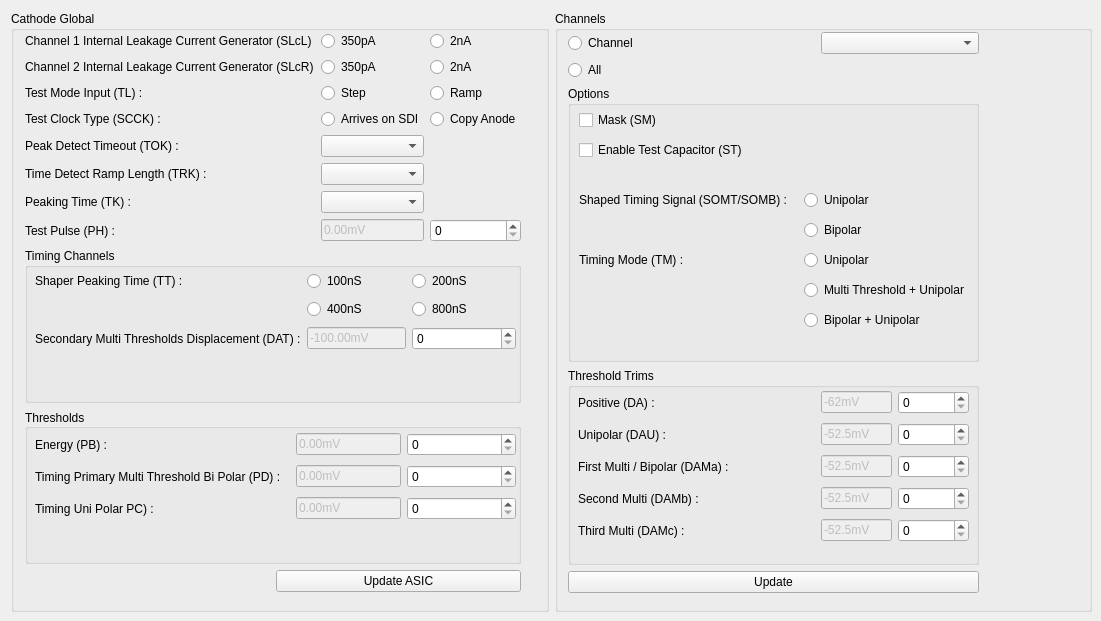
        <widget class="QWidget" name="ASICCathodeTab">
         <attribute name="title">
          <string>Cathode</string>
         </attribute>
         <widget class="QWidget" name="layoutWidget32">
          <property name="geometry">
           <rect>
            <x>11</x>
            <y>11</y>
            <width>1081</width>
            <height>601</height>
           </rect>
          </property>
          <layout class="QGridLayout" name="gridLayout_47">
           <item row="0" column="0">
            <widget class="QGroupBox" name="cathodeGlobalGroup">
             <property name="title">
              <string>Cathode Global</string>
             </property>
             <widget class="QWidget" name="layoutWidget87">
              <property name="geometry">
               <rect>
                <x>14</x>
                <y>20</y>
                <width>496</width>
                <height>561</height>
               </rect>
              </property>
              <layout class="QGridLayout" name="gridLayout_39" rowstretch="40,25,25,10">
               <item row="3" column="1">
                <widget class="QPushButton" name="cathode_UpdateASICButton">
                 <property name="text">
                  <string>Update ASIC</string>
                 </property>
                </widget>
               </item>
               <item row="0" column="0" colspan="2">
                <layout class="QGridLayout" name="gridLayout_8" columnstretch="30,15,15">
                 <item row="0" column="0">
                  <widget class="QLabel" name="cathodeChnl1InternalLeakageGenLab">
                   <property name="text">
                    <string>Channel 1 Internal Leakage Current Generator (SLcL) :</string>
                   </property>
                   <property name="alignment">
                    <set>Qt::AlignLeading|Qt::AlignLeft|Qt::AlignVCenter</set>
                   </property>
                  </widget>
                 </item>
                 <item row="0" column="1">
                  <widget class="QRadioButton" name="cathChnl1InternalLeak_350p_radio">
                   <property name="text">
                    <string>350pA</string>
                   </property>
                   <attribute name="buttonGroup">
                    <string notr="true">ASICCathChnl1InternalLeakageBtnGroup</string>
                   </attribute>
                  </widget>
                 </item>
                 <item row="0" column="2">
                  <widget class="QRadioButton" name="cathChnl1InternalLeak_2nA_radio">
                   <property name="text">
                    <string>2nA</string>
                   </property>
                   <attribute name="buttonGroup">
                    <string notr="true">ASICCathChnl1InternalLeakageBtnGroup</string>
                   </attribute>
                  </widget>
                 </item>
                 <item row="1" column="0">
                  <widget class="QLabel" name="cathodeChnl2InternalLeakageCurrentGenLab">
                   <property name="text">
                    <string>Channel 2 Internal Leakage Current Generator (SLcR) :</string>
                   </property>
                   <property name="alignment">
                    <set>Qt::AlignLeading|Qt::AlignLeft|Qt::AlignVCenter</set>
                   </property>
                  </widget>
                 </item>
                 <item row="1" column="1">
                  <widget class="QRadioButton" name="cathChnl2InternalLeak_350p_radio">
                   <property name="text">
                    <string>350pA</string>
                   </property>
                   <attribute name="buttonGroup">
                    <string notr="true">ASICCathChnl2InternalLeakageBtnGroup</string>
                   </attribute>
                  </widget>
                 </item>
                 <item row="1" column="2">
                  <widget class="QRadioButton" name="cathChnl2InternalLeak_2nA_radio">
                   <property name="text">
                    <string>2nA</string>
                   </property>
                   <attribute name="buttonGroup">
                    <string notr="true">ASICCathChnl2InternalLeakageBtnGroup</string>
                   </attribute>
                  </widget>
                 </item>
                 <item row="2" column="0">
                  <widget class="QLabel" name="label_5">
                   <property name="text">
                    <string>Test Mode Input (TL) :</string>
                   </property>
                   <property name="alignment">
                    <set>Qt::AlignLeading|Qt::AlignLeft|Qt::AlignVCenter</set>
                   </property>
                  </widget>
                 </item>
                 <item row="2" column="1">
                  <widget class="QRadioButton" name="cathTestMode_stepradio">
                   <property name="text">
                    <string>Step</string>
                   </property>
                   <attribute name="buttonGroup">
                    <string notr="true">ASICCathTestModeBtnGroup</string>
                   </attribute>
                  </widget>
                 </item>
                 <item row="2" column="2">
                  <widget class="QRadioButton" name="cathTestMode_rampradio">
                   <property name="text">
                    <string>Ramp</string>
                   </property>
                   <attribute name="buttonGroup">
                    <string notr="true">ASICCathTestModeBtnGroup</string>
                   </attribute>
                  </widget>
                 </item>
                 <item row="3" column="0">
                  <widget class="QLabel" name="cathodeTestClockTypeLab">
                   <property name="text">
                    <string>Test Clock Type (SCCK) :</string>
                   </property>
                   <property name="alignment">
                    <set>Qt::AlignLeading|Qt::AlignLeft|Qt::AlignVCenter</set>
                   </property>
                  </widget>
                 </item>
                 <item row="3" column="1">
                  <widget class="QRadioButton" name="cathTestClock_SDI">
                   <property name="text">
                    <string>Arrives on SDI</string>
                   </property>
                   <attribute name="buttonGroup">
                    <string notr="true">ASICCathodeTestClockTypeBtnGroup</string>
                   </attribute>
                  </widget>
                 </item>
                 <item row="3" column="2">
                  <widget class="QRadioButton" name="cathTestClock_AnodeCopy">
                   <property name="text">
                    <string>Copy Anode</string>
                   </property>
                   <attribute name="buttonGroup">
                    <string notr="true">ASICCathodeTestClockTypeBtnGroup</string>
                   </attribute>
                  </widget>
                 </item>
                 <item row="4" column="0">
                  <widget class="QLabel" name="cathodePeakDetectTimeoutLab_2">
                   <property name="text">
                    <string>Peak Detect Timeout (TOK) :</string>
                   </property>
                   <property name="alignment">
                    <set>Qt::AlignLeading|Qt::AlignLeft|Qt::AlignVCenter</set>
                   </property>
                  </widget>
                 </item>
                 <item row="4" column="1">
                  <widget class="QComboBox" name="cathodePeakDetectTimeoutCombo"/>
                 </item>
                 <item row="5" column="0">
                  <widget class="QLabel" name="cathodeTimeDetectRampLengthLab_2">
                   <property name="text">
                    <string>Time Detect Ramp Length (TRK) :</string>
                   </property>
                   <property name="alignment">
                    <set>Qt::AlignLeading|Qt::AlignLeft|Qt::AlignVCenter</set>
                   </property>
                  </widget>
                 </item>
                 <item row="5" column="1">
                  <widget class="QComboBox" name="cathodeTimeDetectRampLengthCombo"/>
                 </item>
                 <item row="6" column="0">
                  <widget class="QLabel" name="cathodePeakingTimeLab_2">
                   <property name="text">
                    <string>Peaking Time (TK) :</string>
                   </property>
                   <property name="alignment">
                    <set>Qt::AlignLeading|Qt::AlignLeft|Qt::AlignVCenter</set>
                   </property>
                  </widget>
                 </item>
                 <item row="6" column="1">
                  <widget class="QComboBox" name="cathodePeakingTimeCombo"/>
                 </item>
                 <item row="7" column="0">
                  <widget class="QLabel" name="cathodeTestPulseLab_2">
                   <property name="text">
                    <string>Test Pulse (PH) :</string>
                   </property>
                   <property name="alignment">
                    <set>Qt::AlignLeading|Qt::AlignLeft|Qt::AlignVCenter</set>
                   </property>
                  </widget>
                 </item>
                 <item row="7" column="1">
                  <widget class="QLineEdit" name="cathodeTestPulseValEdit">
                   <property name="enabled">
                    <bool>false</bool>
                   </property>
                   <property name="text">
                    <string>0.00mV</string>
                   </property>
                  </widget>
                 </item>
                 <item row="7" column="2">
                  <widget class="QSpinBox" name="cathodeTestPulseSpinner">
                   <property name="maximum">
                    <number>1023</number>
                   </property>
                  </widget>
                 </item>
                </layout>
               </item>
               <item row="2" column="0" colspan="2">
                <widget class="QGroupBox" name="cathodeThresholdsGroup">
                 <property name="title">
                  <string>Thresholds</string>
                 </property>
                 <property name="alignment">
                  <set>Qt::AlignJustify|Qt::AlignVCenter</set>
                 </property>
                 <widget class="QWidget" name="layoutWidget82">
                  <property name="geometry">
                   <rect>
                    <x>10</x>
                    <y>21</y>
                    <width>481</width>
                    <height>95</height>
                   </rect>
                  </property>
                  <layout class="QGridLayout" name="gridLayout_45" columnstretch="56,23,24">
                   <item row="0" column="0">
                    <widget class="QLabel" name="cathodeEnergyThresholdLab">
                     <property name="text">
                      <string>Energy (PB) :</string>
                     </property>
                     <property name="alignment">
                      <set>Qt::AlignLeading|Qt::AlignLeft|Qt::AlignVCenter</set>
                     </property>
                    </widget>
                   </item>
                   <item row="0" column="1">
                    <widget class="QLineEdit" name="cathodeEnergyThreshValEdit">
                     <property name="enabled">
                      <bool>false</bool>
                     </property>
                     <property name="text">
                      <string>0.00mV</string>
                     </property>
                    </widget>
                   </item>
                   <item row="0" column="2">
                    <widget class="QSpinBox" name="cathodeEnergyThreshSpinner">
                     <property name="maximum">
                      <number>1023</number>
                     </property>
                    </widget>
                   </item>
                   <item row="1" column="0">
                    <widget class="QLabel" name="cathodeTimingPrimaryLab">
                     <property name="text">
                      <string>Timing Primary Multi Threshold Bi Polar (PD) :</string>
                     </property>
                     <property name="alignment">
                      <set>Qt::AlignLeading|Qt::AlignLeft|Qt::AlignVCenter</set>
                     </property>
                    </widget>
                   </item>
                   <item row="1" column="1">
                    <widget class="QLineEdit" name="cathodeTimingPrimaryThreshValEdit">
                     <property name="enabled">
                      <bool>false</bool>
                     </property>
                     <property name="text">
                      <string>0.00mV</string>
                     </property>
                    </widget>
                   </item>
                   <item row="1" column="2">
                    <widget class="QSpinBox" name="cathodeTimingPrimaryThreshSpinner">
                     <property name="maximum">
                      <number>1023</number>
                     </property>
                    </widget>
                   </item>
                   <item row="2" column="0">
                    <widget class="QLabel" name="cathodeTimingUniPolarLab">
                     <property name="text">
                      <string>Timing Uni Polar PC) :</string>
                     </property>
                     <property name="alignment">
                      <set>Qt::AlignLeading|Qt::AlignLeft|Qt::AlignVCenter</set>
                     </property>
                    </widget>
                   </item>
                   <item row="2" column="1">
                    <widget class="QLineEdit" name="cathodeTimingUnipolarThreshValEdit">
                     <property name="enabled">
                      <bool>false</bool>
                     </property>
                     <property name="text">
                      <string>0.00mV</string>
                     </property>
                    </widget>
                   </item>
                   <item row="2" column="2">
                    <widget class="QSpinBox" name="cathodeTimingUnipolarThreshSpinner">
                     <property name="maximum">
                      <number>1023</number>
                     </property>
                    </widget>
                   </item>
                  </layout>
                 </widget>
                </widget>
               </item>
               <item row="1" column="0" colspan="2">
                <widget class="QGroupBox" name="cathodeTimingChannelsGroup">
                 <property name="title">
                  <string>Timing Channels</string>
                 </property>
                 <widget class="QWidget" name="layoutWidget86">
                  <property name="geometry">
                   <rect>
                    <x>10</x>
                    <y>21</y>
                    <width>481</width>
                    <height>85</height>
                   </rect>
                  </property>
                  <layout class="QGridLayout" name="gridLayout_9" columnstretch="56,23,24">
                   <item row="0" column="0">
                    <widget class="QLabel" name="timingChannelsShaperPeakTimeLab">
                     <property name="text">
                      <string>Shaper Peaking Time (TT) :</string>
                     </property>
                     <property name="alignment">
                      <set>Qt::AlignLeading|Qt::AlignLeft|Qt::AlignVCenter</set>
                     </property>
                    </widget>
                   </item>
                   <item row="0" column="1">
                    <widget class="QRadioButton" name="shaperPeakingTime_100_radio">
                     <property name="text">
                      <string>100nS</string>
                     </property>
                     <attribute name="buttonGroup">
                      <string notr="true">ASICCathShaperPeakingBtnGroup</string>
                     </attribute>
                    </widget>
                   </item>
                   <item row="0" column="2">
                    <widget class="QRadioButton" name="shaperPeakingTime_200_radio">
                     <property name="text">
                      <string>200nS</string>
                     </property>
                     <attribute name="buttonGroup">
                      <string notr="true">ASICCathShaperPeakingBtnGroup</string>
                     </attribute>
                    </widget>
                   </item>
                   <item row="1" column="1">
                    <widget class="QRadioButton" name="shaperPeakingTime_400_radio">
                     <property name="text">
                      <string>400nS</string>
                     </property>
                     <attribute name="buttonGroup">
                      <string notr="true">ASICCathShaperPeakingBtnGroup</string>
                     </attribute>
                    </widget>
                   </item>
                   <item row="1" column="2">
                    <widget class="QRadioButton" name="shaperPeakingTime_800_radio">
                     <property name="text">
                      <string>800nS</string>
                     </property>
                     <attribute name="buttonGroup">
                      <string notr="true">ASICCathShaperPeakingBtnGroup</string>
                     </attribute>
                    </widget>
                   </item>
                   <item row="2" column="0">
                    <widget class="QLabel" name="secondaryMultiThreshDispLab">
                     <property name="text">
                      <string>Secondary Multi Thresholds Displacement (DAT) :</string>
                     </property>
                     <property name="alignment">
                      <set>Qt::AlignLeading|Qt::AlignLeft|Qt::AlignVCenter</set>
                     </property>
                    </widget>
                   </item>
                   <item row="2" column="1">
                    <widget class="QLineEdit" name="secondaryMultiThreshDispValEdit">
                     <property name="enabled">
                      <bool>false</bool>
                     </property>
                     <property name="text">
                      <string>-100.00mV</string>
                     </property>
                    </widget>
                   </item>
                   <item row="2" column="2">
                    <widget class="QSpinBox" name="secondaryMultiThreshDispSpinner">
                     <property name="maximum">
                      <number>15</number>
                     </property>
                    </widget>
                   </item>
                  </layout>
                 </widget>
                </widget>
               </item>
              </layout>
             </widget>
            </widget>
           </item>
           <item row="0" column="1">
            <widget class="QGroupBox" name="cathodeChannelsGroup">
             <property name="title">
              <string>Channels</string>
             </property>
             <widget class="QWidget" name="layoutWidget101">
              <property name="geometry">
               <rect>
                <x>13</x>
                <y>21</y>
                <width>411</width>
                <height>561</height>
               </rect>
              </property>
              <layout class="QGridLayout" name="gridLayout_46" rowstretch="10,35,25,10">
               <item row="0" column="0">
                <layout class="QGridLayout" name="gridLayout_31" columnstretch="61,39">
                 <item row="0" column="0">
                  <widget class="QRadioButton" name="individualCathodeRadio">
                   <property name="text">
                    <string>Channel</string>
                   </property>
                  </widget>
                 </item>
                 <item row="0" column="1">
                  <widget class="QComboBox" name="cathodeChannelNoCombo"/>
                 </item>
                 <item row="1" column="0">
                  <widget class="QRadioButton" name="allCathodesRadio">
                   <property name="text">
                    <string>All</string>
                   </property>
                  </widget>
                 </item>
                </layout>
               </item>
               <item row="1" column="0">
                <widget class="QGroupBox" name="cathodeChannelOptGroup">
                 <property name="title">
                  <string>Options</string>
                 </property>
                 <widget class="QWidget" name="layoutWidget18">
                  <property name="geometry">
                   <rect>
                    <x>11</x>
                    <y>20</y>
                    <width>391</width>
                    <height>231</height>
                   </rect>
                  </property>
                  <layout class="QGridLayout" name="gridLayout_25" columnstretch="56,0">
                   <item row="6" column="1">
                    <widget class="QRadioButton" name="cathodeTimingModeUnipolar_radio">
                     <property name="text">
                      <string>Unipolar</string>
                     </property>
                     <attribute name="buttonGroup">
                      <string notr="true">ASICCathodeTimingModeBtnGroup</string>
                     </attribute>
                    </widget>
                   </item>
                   <item row="0" column="0">
                    <widget class="QCheckBox" name="cathodeChannelMaskCheck">
                     <property name="text">
                      <string>Mask (SM)</string>
                     </property>
                    </widget>
                   </item>
                   <item row="7" column="1">
                    <widget class="QRadioButton" name="cathodeTimingModeMultiUnipolar_radio">
                     <property name="text">
                      <string>Multi Threshold + Unipolar</string>
                     </property>
                     <attribute name="buttonGroup">
                      <string notr="true">ASICCathodeTimingModeBtnGroup</string>
                     </attribute>
                    </widget>
                   </item>
                   <item row="4" column="1">
                    <widget class="QRadioButton" name="cathodeShapedTimingSignalUnipolar_radio">
                     <property name="text">
                      <string>Unipolar</string>
                     </property>
                     <attribute name="buttonGroup">
                      <string notr="true">ASICCathChannelShapedSignalBtnGroup</string>
                     </attribute>
                    </widget>
                   </item>
                   <item row="6" column="0">
                    <widget class="QLabel" name="cathodeChnlTimingModeLab">
                     <property name="text">
                      <string>Timing Mode (TM) :</string>
                     </property>
                     <property name="alignment">
                      <set>Qt::AlignLeading|Qt::AlignLeft|Qt::AlignVCenter</set>
                     </property>
                    </widget>
                   </item>
                   <item row="2" column="0" colspan="2">
                    <spacer name="verticalSpacer_5">
                     <property name="orientation">
                      <enum>Qt::Vertical</enum>
                     </property>
                     <property name="sizeType">
                      <enum>QSizePolicy::Fixed</enum>
                     </property>
                     <property name="sizeHint" stdset="0">
                      <size>
                       <width>20</width>
                       <height>20</height>
                      </size>
                     </property>
                    </spacer>
                   </item>
                   <item row="8" column="1">
                    <widget class="QRadioButton" name="cathodeChnlTimingModeBiPolarUniPolar_radio">
                     <property name="text">
                      <string>Bipolar + Unipolar</string>
                     </property>
                     <attribute name="buttonGroup">
                      <string notr="true">ASICCathodeTimingModeBtnGroup</string>
                     </attribute>
                    </widget>
                   </item>
                   <item row="5" column="1">
                    <widget class="QRadioButton" name="shapedTimingSignalBipolar_radio">
                     <property name="text">
                      <string>Bipolar</string>
                     </property>
                     <attribute name="buttonGroup">
                      <string notr="true">ASICCathChannelShapedSignalBtnGroup</string>
                     </attribute>
                    </widget>
                   </item>
                   <item row="1" column="0">
                    <widget class="QCheckBox" name="cathodeEnableTestCapacitorCheck">
                     <property name="text">
                      <string>Enable Test Capacitor (ST)</string>
                     </property>
                    </widget>
                   </item>
                   <item row="4" column="0">
                    <widget class="QLabel" name="cathodeShapedTimingSignalLab">
                     <property name="text">
                      <string>Shaped Timing Signal (SOMT/SOMB) :</string>
                     </property>
                     <property name="alignment">
                      <set>Qt::AlignLeading|Qt::AlignLeft|Qt::AlignVCenter</set>
                     </property>
                    </widget>
                   </item>
                  </layout>
                 </widget>
                </widget>
               </item>
               <item row="2" column="0">
                <widget class="QGroupBox" name="cathodeThresholdTrimsGroup">
                 <property name="title">
                  <string>Threshold Trims</string>
                 </property>
                 <widget class="QWidget" name="layoutWidget20">
                  <property name="geometry">
                   <rect>
                    <x>10</x>
                    <y>20</y>
                    <width>391</width>
                    <height>161</height>
                   </rect>
                  </property>
                  <layout class="QGridLayout" name="gridLayout_33" columnstretch="60,18,18">
                   <item row="0" column="0">
                    <widget class="QLabel" name="cathodeChnlPosTrimLab">
                     <property name="text">
                      <string>Positive (DA) :</string>
                     </property>
                     <property name="alignment">
                      <set>Qt::AlignLeading|Qt::AlignLeft|Qt::AlignVCenter</set>
                     </property>
                    </widget>
                   </item>
                   <item row="0" column="1">
                    <widget class="QLineEdit" name="cathodeChnlPosTrimValEdit">
                     <property name="enabled">
                      <bool>false</bool>
                     </property>
                     <property name="text">
                      <string>-62mV</string>
                     </property>
                    </widget>
                   </item>
                   <item row="0" column="2">
                    <widget class="QSpinBox" name="cathodeChnlPosTrimSpinner">
                     <property name="minimum">
                      <number>0</number>
                     </property>
                     <property name="maximum">
                      <number>31</number>
                     </property>
                     <property name="singleStep">
                      <number>1</number>
                     </property>
                     <property name="value">
                      <number>0</number>
                     </property>
                    </widget>
                   </item>
                   <item row="1" column="0">
                    <widget class="QLabel" name="cathodeUnipolarTrimLab">
                     <property name="text">
                      <string>Unipolar (DAU) :</string>
                     </property>
                     <property name="alignment">
                      <set>Qt::AlignLeading|Qt::AlignLeft|Qt::AlignVCenter</set>
                     </property>
                    </widget>
                   </item>
                   <item row="1" column="1">
                    <widget class="QLineEdit" name="cathodeChnlUnipolarTrimValEdit">
                     <property name="enabled">
                      <bool>false</bool>
                     </property>
                     <property name="text">
                      <string>-52.5mV</string>
                     </property>
                    </widget>
                   </item>
                   <item row="1" column="2">
                    <widget class="QSpinBox" name="cathodeChnlUnipolarTrimSpinner">
                     <property name="maximum">
                      <number>15</number>
                     </property>
                    </widget>
                   </item>
                   <item row="2" column="0">
                    <widget class="QLabel" name="cathodeChnlFirstMultiLab">
                     <property name="text">
                      <string>First Multi / Bipolar (DAMa) :</string>
                     </property>
                     <property name="alignment">
                      <set>Qt::AlignLeading|Qt::AlignLeft|Qt::AlignVCenter</set>
                     </property>
                    </widget>
                   </item>
                   <item row="2" column="1">
                    <widget class="QLineEdit" name="cathodeChnlFirstMultiTrimValEdit">
                     <property name="enabled">
                      <bool>false</bool>
                     </property>
                     <property name="text">
                      <string>-52.5mV</string>
                     </property>
                    </widget>
                   </item>
                   <item row="2" column="2">
                    <widget class="QSpinBox" name="cathodeChnlFirstMultiTrimSpinner">
                     <property name="maximum">
                      <number>15</number>
                     </property>
                    </widget>
                   </item>
                   <item row="3" column="0">
                    <widget class="QLabel" name="cathodeChnlSecondMultiTrimEdit">
                     <property name="text">
                      <string>Second Multi (DAMb) :</string>
                     </property>
                     <property name="alignment">
                      <set>Qt::AlignLeading|Qt::AlignLeft|Qt::AlignVCenter</set>
                     </property>
                    </widget>
                   </item>
                   <item row="3" column="1">
                    <widget class="QLineEdit" name="cathodeChnlSecondMultiTrimValEdit">
                     <property name="enabled">
                      <bool>false</bool>
                     </property>
                     <property name="text">
                      <string>-52.5mV</string>
                     </property>
                    </widget>
                   </item>
                   <item row="3" column="2">
                    <widget class="QSpinBox" name="cathodeChnlSecondMultiTrimSpinner">
                     <property name="maximum">
                      <number>15</number>
                     </property>
                    </widget>
                   </item>
                   <item row="4" column="0">
                    <widget class="QLabel" name="cathodeChnlThirdMultiTrimLab">
                     <property name="text">
                      <string>Third Multi (DAMc) :</string>
                     </property>
                     <property name="alignment">
                      <set>Qt::AlignLeading|Qt::AlignLeft|Qt::AlignVCenter</set>
                     </property>
                    </widget>
                   </item>
                   <item row="4" column="1">
                    <widget class="QLineEdit" name="cathodeChnlThirdMultiTrimValEdit">
                     <property name="enabled">
                      <bool>false</bool>
                     </property>
                     <property name="text">
                      <string>-52.5mV</string>
                     </property>
                    </widget>
                   </item>
                   <item row="4" column="2">
                    <widget class="QSpinBox" name="cathodeChnlThirdMultiTrimSpinner">
                     <property name="maximum">
                      <number>15</number>
                     </property>
                    </widget>
                   </item>
                  </layout>
                 </widget>
                </widget>
               </item>
               <item row="3" column="0">
                <widget class="QPushButton" name="updateCathodeChannelButton">
                 <property name="text">
                  <string>Update</string>
                 </property>
                </widget>
               </item>
              </layout>
             </widget>
            </widget>
           </item>
          </layout>
         </widget>
        </widget>
